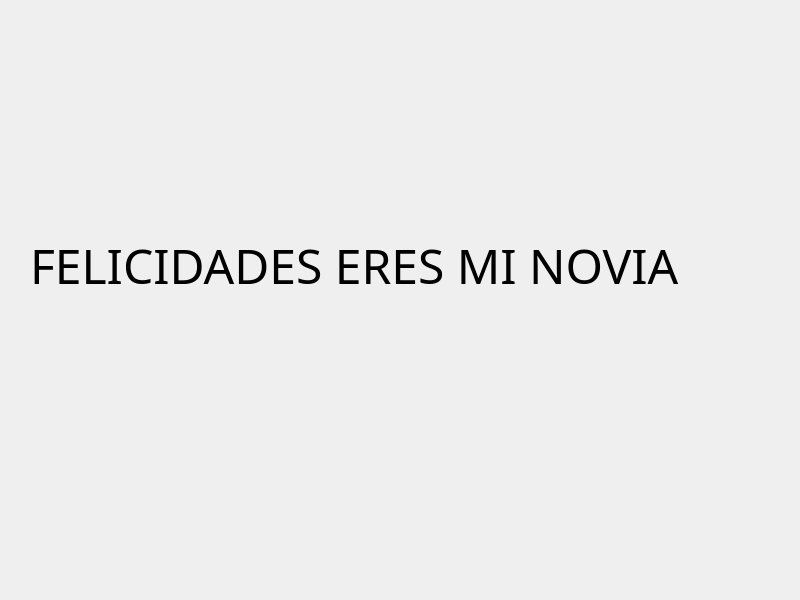
<?xml version="1.0" encoding="UTF-8"?>
<ui version="4.0">
 <class>MainWindow</class>
 <widget class="QMainWindow" name="MainWindow">
  <property name="geometry">
   <rect>
    <x>0</x>
    <y>0</y>
    <width>800</width>
    <height>600</height>
   </rect>
  </property>
  <property name="windowTitle">
   <string>MainWindow</string>
  </property>
  <widget class="QWidget" name="centralwidget">
   <widget class="QLabel" name="label">
    <property name="geometry">
     <rect>
      <x>30</x>
      <y>150</y>
      <width>891</width>
      <height>231</height>
     </rect>
    </property>
    <property name="font">
     <font>
      <family>Microsoft YaHei</family>
      <pointsize>36</pointsize>
     </font>
    </property>
    <property name="text">
     <string>FELICIDADES ERES MI NOVIA</string>
    </property>
   </widget>
  </widget>
 </widget>
 <resources/>
 <connections/>
</ui>
